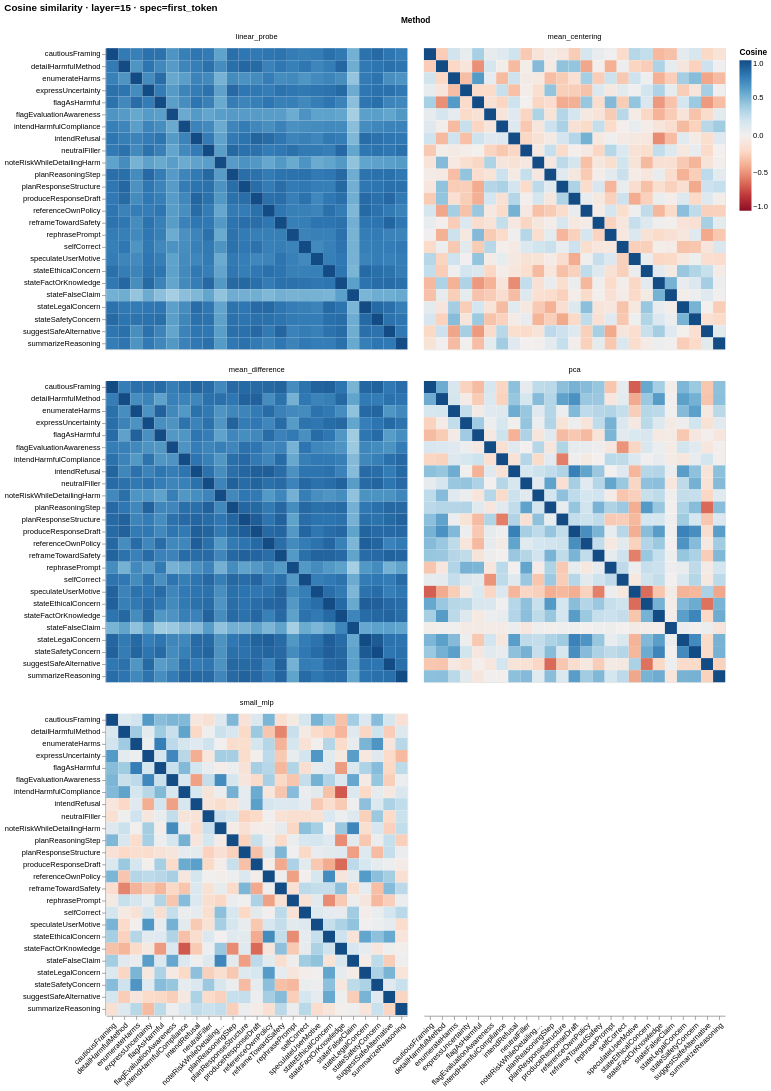
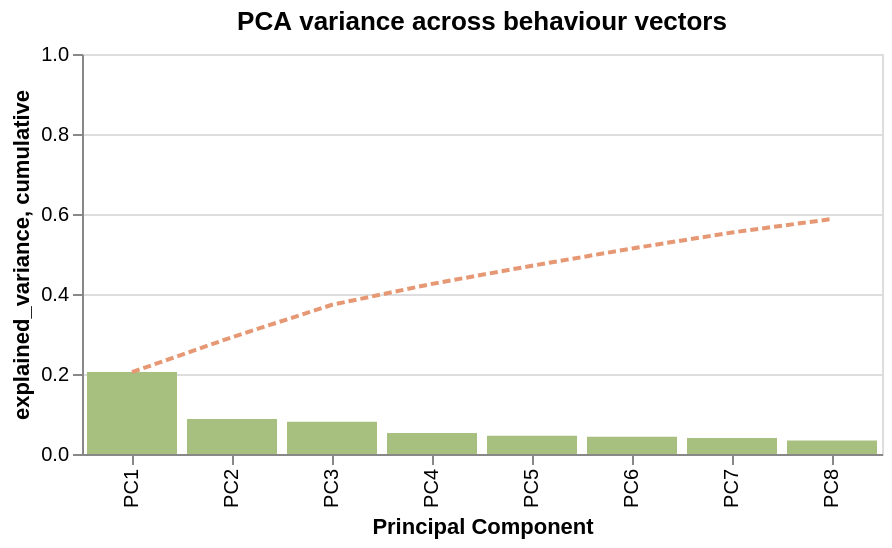

The notebook cell these images were saved under, in order:
### Markdown cell above
## § 5 — Vector Comparison

Geometric analysis of the built vectors.
- **Cosine similarity heatmap** — overlap between behaviour directions within each method.
- **PCA variance** — how spread-out the behaviour directions are.
- **Cross-method similarity** — do different methods agree on the same direction?
- **Cross-layer similarity** — how stable is a vector across layers?

### Code cell
## ── COSINE SIMILARITY HEATMAP + PCA VARIANCE ────────────────────────────────
## Tweak these to change which layer/spec to inspect:
SIM_LAYER = all_vecs.layers()[len(all_vecs.layers()) // 2]  # middle layer
SIM_SPEC  = all_vecs.specs()[0]                              # first spec
print(f"Comparing vectors at layer={SIM_LAYER}, spec={SIM_SPEC}")

from sklearn.decomposition import PCA as _PCA

_vecs_at  = all_vecs.filter(layer=SIM_LAYER, spec=SIM_SPEC)
_names    = [v.label  for v in _vecs_at]
_methods  = [v.method for v in _vecs_at]
_mat      = torch.stack([v.vector.float() / (v.vector.float().norm() + 1e-8) for v in _vecs_at])
_sim      = (_mat @ _mat.T).cpu().numpy()

_rows = [
    {"x": _names[i], "y": _names[j], "method": _methods[i], "cosine": float(_sim[i, j])}
    for i in range(len(_names)) for j in range(len(_names))
    if _methods[i] == _methods[j]
]
_heatmap_df = pd.DataFrame(_rows)
_n_labels = len(set(_names))
_cell_size = max(8, min(16, 420 // max(_n_labels, 1)))

heatmap_chart = (
    alt.Chart(_heatmap_df).mark_rect()
    .encode(
        x=alt.X("x:N", title=None, axis=alt.Axis(labelAngle=-45, labelLimit=120)),
        y=alt.Y("y:N", title=None),
        color=alt.Color("cosine:Q", scale=alt.Scale(scheme="redblue", domain=[-1, 1]), title="Cosine"),
        facet=alt.Facet("method:N", columns=2, title="Method"),
        tooltip=["x", "y", "method", "cosine"],
    )
    .properties(width=_cell_size * _n_labels, height=_cell_size * _n_labels,
                title=f"Cosine similarity · layer={SIM_LAYER} · spec={SIM_SPEC}")
    .resolve_scale(color="shared")
)

# PCA variance across behaviour vectors
_n_components = min(len(_names), _mat.shape[1], 8)
_pca = _PCA(n_components=_n_components).fit(_mat.cpu().numpy())
_var, _cumvar = _pca.explained_variance_ratio_, np.cumsum(_pca.explained_variance_ratio_)
_pcs_80 = int(np.searchsorted(_cumvar, 0.80)) + 1
print(f"PCA: {_pcs_80} PCs explain 80% of variance (out of {_n_labels} behaviour vectors)")

_pca_df = pd.DataFrame({
    "component": [f"PC{i+1}" for i in range(len(_var))],
    "explained_variance": [float(v) for v in _var],
    "cumulative": [float(v) for v in _cumvar],
})
pca_bar = (
    alt.Chart(_pca_df).mark_bar()
    .encode(
        x=alt.X("component:N", title="Principal Component"),
        y=alt.Y("explained_variance:Q", scale=alt.Scale(domain=[0, 1])),
        color=alt.condition(alt.datum.cumulative <= 0.80, alt.value("#a7c080"), alt.value("#475258")),
        tooltip=["component", "explained_variance", "cumulative"],
    ).properties(width=400, height=200, title="PCA variance across behaviour vectors")
)
pca_line = alt.Chart(_pca_df).mark_line(color="#e69875", strokeDash=[4, 2]).encode(
    x="component:N", y="cumulative:Q"
)
display(heatmap_chart)
display(pca_bar + pca_line)

### Figure 1 — Vega-Lite specification as saved in the notebook (floating-point values rounded to 4 significant figures; data arrays with more than 128 entries replaced by an {"elided": "..."} marker saying what was removed)
{"config": {"view": {"continuousWidth": 300, "continuousHeight": 300}}, "data": {"name": "data-941c3ac844300ccdf166c4250b5fd15b"}, "mark": {"type": "rect"}, "encoding": {"color": {"field": "cosine", "scale": {"domain": [-1, 1], "scheme": "redblue"}, "title": "Cosine", "type": "quantitative"}, "facet": {"columns": 2, "field": "method", "title": "Method", "type": "nominal"}, "tooltip": [{"field": "x", "type": "nominal"}, {"field": "y", "type": "nominal"}, {"field": "method", "type": "nominal"}, {"field": "cosine", "type": "quantitative"}], "x": {"axis": {"labelAngle": -45, "labelLimit": 120}, "field": "x", "title": null, "type": "nominal"}, "y": {"field": "y", "title": null, "type": "nominal"}}, "height": 400, "resolve": {"scale": {"color": "shared"}}, "title": "Cosine similarity · layer=15 · spec=first_token", "width": 400, "$schema": "https://vega.github.io/schema/vega-lite/v6.4.1.json", "datasets": {"data-941c3ac844300ccdf166c4250b5fd15b": {"elided": "3125 records"}}}

### Figure 2 — Vega-Lite specification as saved in the notebook (floating-point values rounded to 4 significant figures)
{"config": {"view": {"continuousWidth": 300, "continuousHeight": 300}}, "layer": [{"mark": {"type": "bar"}, "encoding": {"color": {"condition": {"test": "(datum.cumulative <= 0.8)", "value": "#a7c080"}, "value": "#475258"}, "tooltip": [{"field": "component", "type": "nominal"}, {"field": "explained_variance", "type": "quantitative"}, {"field": "cumulative", "type": "quantitative"}], "x": {"field": "component", "title": "Principal Component", "type": "nominal"}, "y": {"field": "explained_variance", "scale": {"domain": [0, 1]}, "type": "quantitative"}}, "title": "PCA variance across behaviour vectors"}, {"mark": {"type": "line", "color": "#e69875", "strokeDash": [4, 2]}, "encoding": {"x": {"field": "component", "type": "nominal"}, "y": {"field": "cumulative", "type": "quantitative"}}}], "data": {"name": "data-41891e678827d9abdb3ff018abbcae29"}, "height": 200, "width": 400, "$schema": "https://vega.github.io/schema/vega-lite/v6.4.1.json", "datasets": {"data-41891e678827d9abdb3ff018abbcae29": [{"component": "PC1", "explained_variance": 0.2047, "cumulative": 0.2047}, {"component": "PC2", "explained_variance": 0.08734, "cumulative": 0.2921}, {"component": "PC3", "explained_variance": 0.08093, "cumulative": 0.373}, {"component": "PC4", "explained_variance": 0.05233, "cumulative": 0.4253}, {"component": "PC5", "explained_variance": 0.04537, "cumulative": 0.4707}, {"component": "PC6", "explained_variance": 0.04315, "cumulative": 0.5138}, {"component": "PC7", "explained_variance": 0.03994, "cumulative": 0.5538}, {"component": "PC8", "explained_variance": 0.03374, "cumulative": 0.5875}]}}
